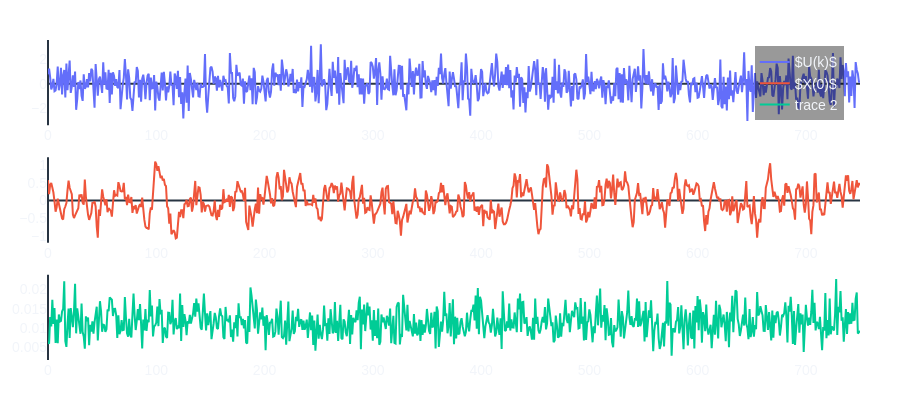

Notebook code for this chart:
### Code cell
# debug

# Plotting sim data
fig = subplots.make_subplots(rows=3)
fig.add_trace(
    go.Scatter(
        y=U[0,:],
        mode="lines",
        name=r"$U(k)$",
    ),
    row=1,
    col=1
)
fig.add_trace(
    go.Scatter(
        y=X[5,:],
        mode="lines",
        name=r"$X(0)$",
    ),
    row=2,
    col=1
)
fig.add_trace(
    go.Scatter(
        y=np.linalg.norm(W, axis=0, ord=2),
        mode="lines",
    ),
    row=3,
    col=1
)

# Update axis labels and layout
#fig.update_yaxes(title_text="Voltage (V)", row=1)
#fig.update_yaxes(title_text="Voltage (V)", row=2)
#fig.update_xaxes(title_text="Time (s)", row=2)

fig.update_layout(
    height = 400
)

fig.show()
print(np.max((np.linalg.norm(W, axis=0, ord=2))**2))

### Figure 1 — Plotly figure (JSON) as saved in the notebook; plotly's stock layout.template omitted (floating-point values rounded to 4 significant figures; data arrays with more than 128 entries replaced by an {"elided": "..."} marker saying what was removed)
{"data": [{"mode": "lines", "name": "$U(k)$", "type": "scatter", "xaxis": "x", "y": {"elided": "751 float values"}, "yaxis": "y"}, {"mode": "lines", "name": "$X(0)$", "type": "scatter", "xaxis": "x2", "y": {"elided": "751 float values"}, "yaxis": "y2"}, {"mode": "lines", "type": "scatter", "xaxis": "x3", "y": {"elided": "751 float values"}, "yaxis": "y3"}], "layout": {"height": 400, "xaxis": {"anchor": "y", "domain": [0, 1]}, "xaxis2": {"anchor": "y2", "domain": [0, 1]}, "xaxis3": {"anchor": "y3", "domain": [0, 1]}, "yaxis": {"anchor": "x", "domain": [0.7333, 1]}, "yaxis2": {"anchor": "x2", "domain": [0.3667, 0.6333]}, "yaxis3": {"anchor": "x3", "domain": [0, 0.2667]}}}
